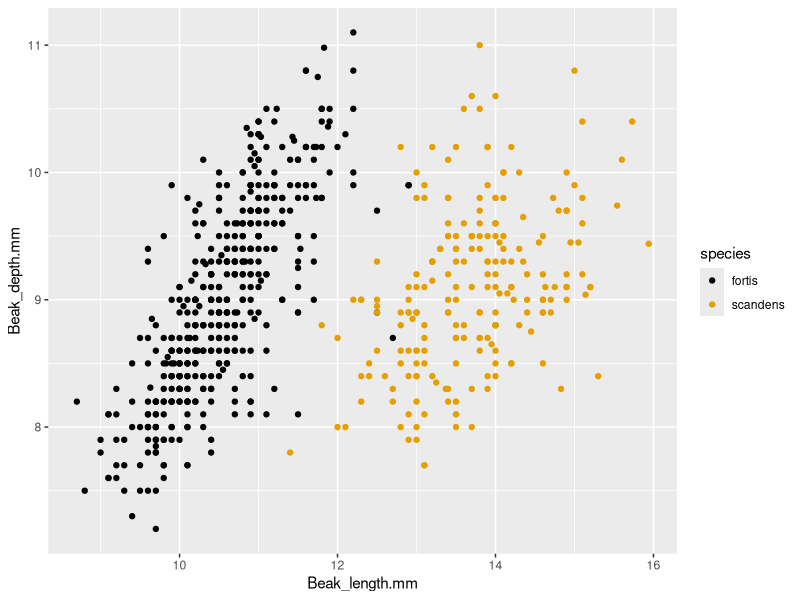

Write the R code that produced this figure.
## ---- chunk 1
# The working directory needs setting to day1/03_session 

library(tidyverse) 

# let's load the Finch data, it is actually four datasets
beak_t1<- read.csv("./data/finch_beaks_1975.csv")     # peak measurements in1 1975 for scandens / fortis
beak_t2<- read.csv("./data/finch_beaks_2012.csv")     # peak measurements in1 2012 for scandens / fortis

beak_t1 <- beak_t1 %>% mutate(year = 1975)
beak_t2 <- beak_t2 %>% mutate(year = 2012)

# Combine the datasets using bind_rows (dplyr::bind_rows())
finch_data <- bind_rows(beak_t1, beak_t2)

## ---- chunk 2
# We need the package ggthemes exptending ggplot capabilities
install.packages("ggthemes")
library(ggthemes)

ggplot(finch_data, aes(x = Beak_length.mm, y = Beak_depth.mm, colour = species)) + 
  geom_point()+
  scale_colour_colorblind()  # Apply colorblind-friendly palette

# We now have a plot where differences are defined by brightness mostly, and color
# However, We have the problem that the contrast of the orange dots is not very good
# fix somewhat by adding the theme_classic() and increasing dot sizes

